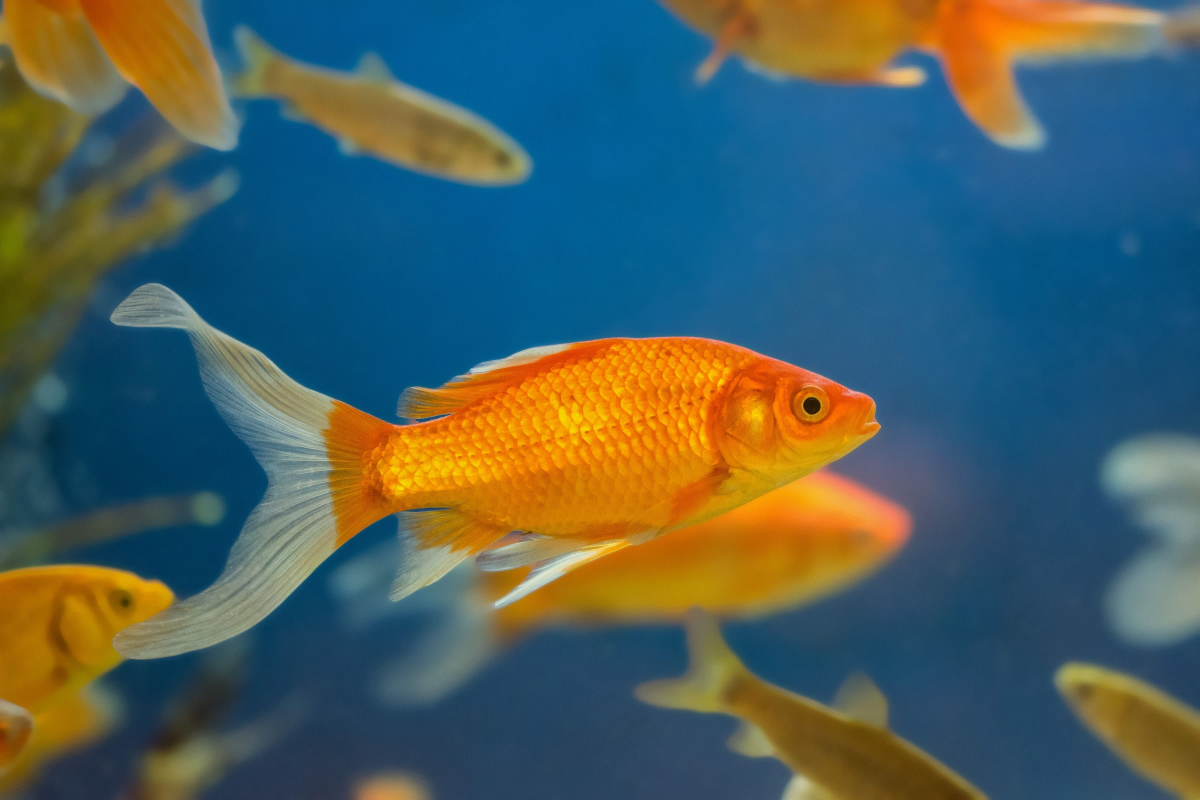
#> input picture img/fish.jpg, 3600 x 2400 px (shown at 1/3 size)
$ python img14.py
#> lines starting #> are read from the running program, lines starting #| are printed output that depends on the picture; after the words box and inside, x2 and y2 are one past the last pixel; in counts of white or black regions, pixels touching at a corner belong together
#use trackbar to change the threshold value of the image
import cv2

def display(value):
    pass

cv2.namedWindow("Output")
cv2.createTrackbar("value", "Output", 128, 255,display)

while True:
    gray_img = cv2.imread("img/fish.jpg", cv2.IMREAD_GRAYSCALE)
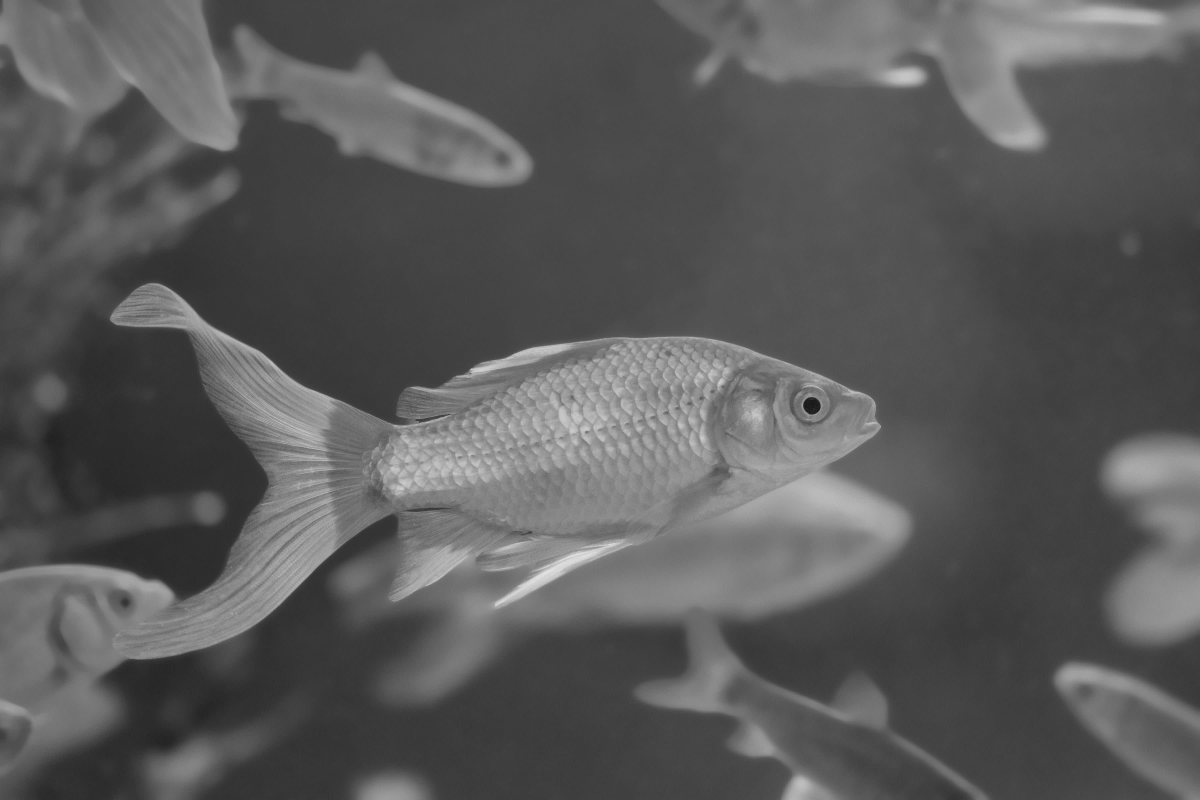
#> gray_img: shape (2400, 3600) (shown at 1/3 size); min 9, max 239, mean 89.6
    gray_img=cv2.resize(gray_img,(1000,1000))
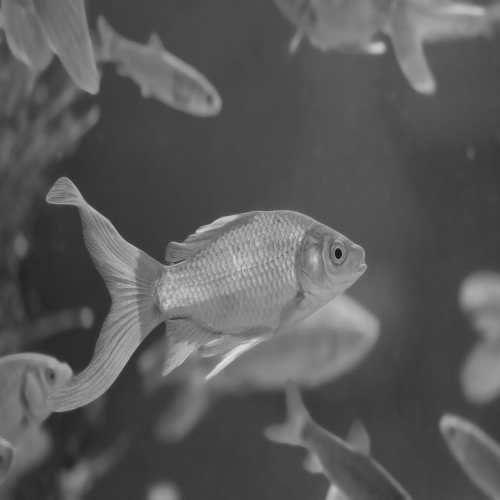
#> gray_img: shape (1000, 1000) (shown at 1/2 size); min 17, max 232, mean 89.6
    thresh_value=cv2.getTrackbarPos("value", "Output")
    thresh, result=cv2.threshold(gray_img, thresh_value, 255, cv2.THRESH_BINARY, gray_img)
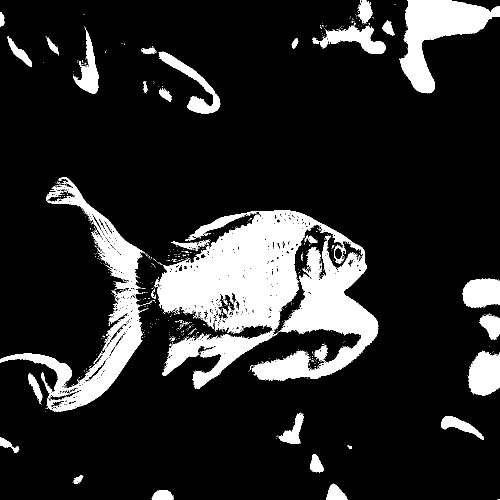
#> result: shape (1000, 1000) (shown at 1/2 size); 15.2% white; 742 white regions (704 under 20 px), largest, box (x1, y1, x2, y2) and area: (309, 421, 757, 777) 80781, (0, 354, 297, 824) 24259, (799, 0, 1000, 187) 15751
#> thresh = 128

    if cv2.waitKey(1) & 0xFF == ord("e"):
#> (key e is pressed here)
        break
    cv2.imshow("Output", result)

cv2.destroyAllWindows()

$ run again, with img/manyboy.jpg copied over img/fish.jpg
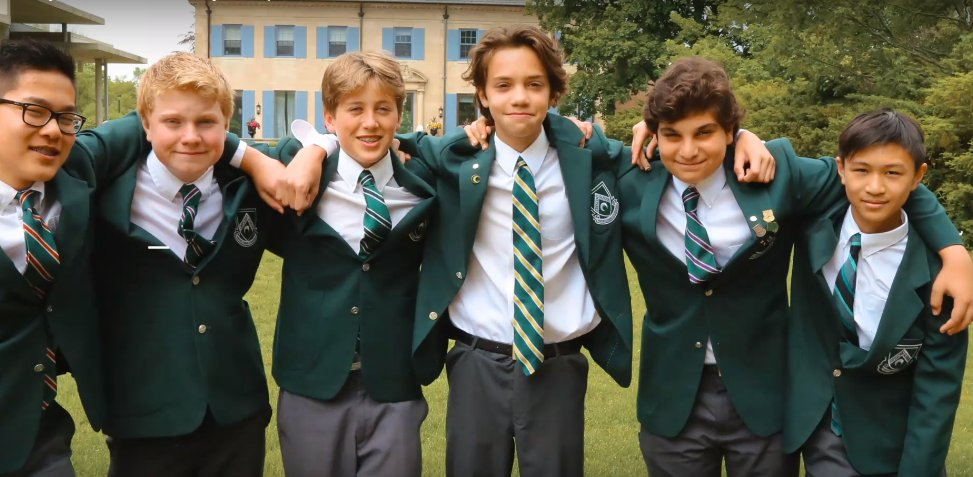
#> input picture img/manyboy.jpg, 973 x 477 px
#> `gray_img=cv2.resize(gray_img,(1000,1000))`:
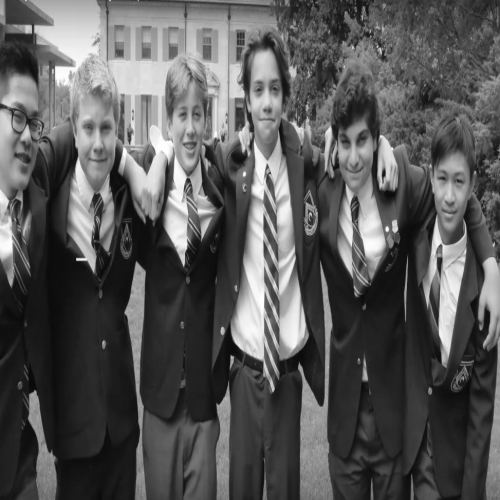
#> gray_img: shape (1000, 1000) (shown at 1/2 size); min 4, max 255, mean 87.8
#> `thresh, result=cv2.threshold(gray_img, thresh_value, 255, cv2.THRESH_B..`:
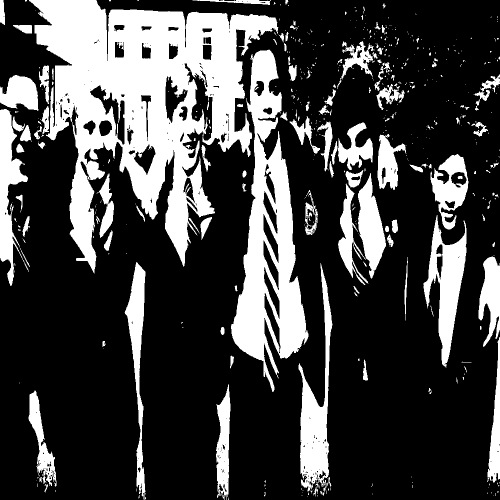
#> result: shape (1000, 1000) (shown at 1/2 size); 26.7% white; 527 white regions (389 under 20 px), largest, box (x1, y1, x2, y2) and area: (58, 0, 557, 547) 119828, (462, 99, 617, 784) 43339, (597, 526, 665, 983) 11837
#> thresh = 128
